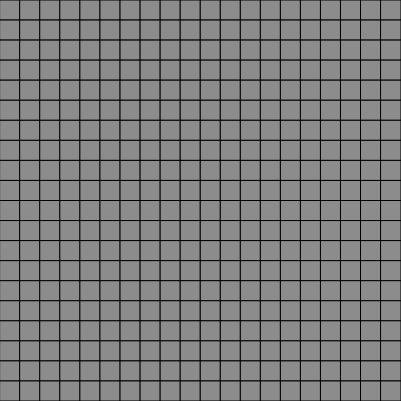
Frame 1 (no input)
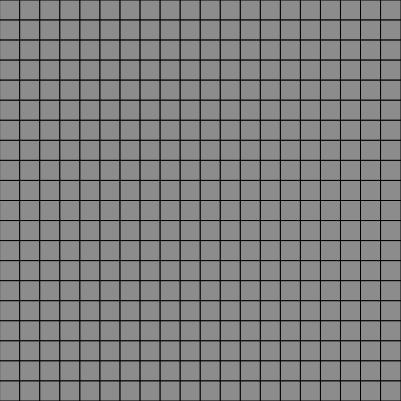
Frame 60 (no input)
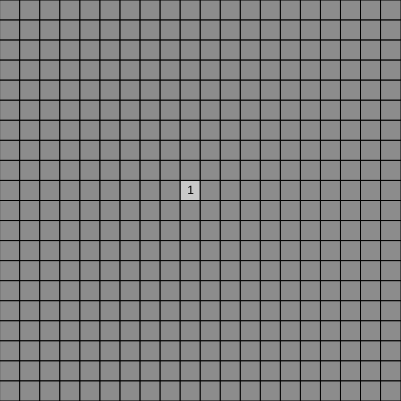
Frame 120 (the mouse pressed at the canvas centre since frame 60)

The p5.js sketch that drew these frames (run headless with seeded random() and noise() and a simulated clock; from frame 60 on, the mouse is pressed at the canvas centre):

// p5.js sketch
// ── sketch.js
const rows = 20;
const cols = 20;
let w;
let board;

function setup() {
	createCanvas(401, 401);
	w = width / cols;
	board = new Board();
}

function draw() {
	board.show();
}

function mousePressed() {
	const index = indexFromXY(mouseX, mouseY);
	if (index) {
		board.reveal(index.i, index.j);
	}
}

const indexFromXY = (x, y) => {
	const i = floor(x / w);
	const j = floor(y / w);

	if (i < 0 || i > rows || j < 0 || j > cols) {
		return null;
	}
	return { i, j };
};

// ── board.js
class Board {
	constructor() {
		this.state = [];
		this.fillCells();
		this.distributeMines(40);
		this.fillCellNeighborValues();
	}

	fillCells() {
		this.state = new Array(rows).fill(0).map(() => new Array(cols).fill(0));

		for (let i = 0; i < this.state.length; i++) {
			for (let j = 0; j < this.state[i].length; j++) {
				const cell = new Cell(i, j);
				this.state[i][j] = cell;
			}
		}
	}

	show() {
		for (let i = 0; i < this.state.length; i++) {
			for (let j = 0; j < this.state[i].length; j++) {
				this.state[i][j].show();
			}
		}
	}

	fillCellNeighborValues() {
		for (let i = 0; i < this.state.length; i++) {
			for (let j = 0; j < this.state[i].length; j++) {
				let mines = 0;
				// top
				if (j > 0) {
					if (this.state[i][j - 1].isMine) {
						mines++;
					}
				}
				// right
				if (i < rows - 1) {
					if (this.state[i + 1][j].isMine) {
						mines++;
					}
				}
				// bottom
				if (j < cols - 1) {
					if (this.state[i][j + 1].isMine) {
						mines++;
					}
				}
				// left
				if (i > 0) {
					if (this.state[i - 1][j].isMine) {
						mines++;
					}
				}

				// top left
				if (i > 0 && j > 0) {
					if (this.state[i - 1][j - 1].isMine) {
						mines++;
					}
				}
				// top right
				if (i < cols - 1 && j > 0) {
					if (this.state[i + 1][j - 1].isMine) {
						mines++;
					}
				}
				// bottom right
				if (i < cols - 1 && j < rows - 1) {
					if (this.state[i + 1][j + 1].isMine) {
						mines++;
					}
				}

				// bottom right
				if (i > 0 && j < cols - 1) {
					if (this.state[i - 1][j + 1].isMine) {
						mines++;
					}
				}
				this.state[i][j].mineNeighbors = mines;
			}
		}
	}

	distributeMines(num) {
		if (num > this.state.length * this.state[0].length || num < 0) {
			return "invalid number";
		}
		const possibilities = [];

		for (let i = 0; i < this.state.length; i++) {
			for (let j = 0; j < this.state[i].length; j++) {
				possibilities.push({ i, j });
			}
		}

		for (let i = 0; i < num; i++) {
			const randCell = random(possibilities);
			this.state[randCell.i][randCell.j].isMine = true;

			// remove from array
			const index = possibilities.indexOf(randCell);
			if (index > -1) {
				possibilities.splice(index, 1);
			}
		}
	}

	reveal(i, j) {
		if (this.state[i][j].isRevealed) {
			return;
		}
		this.state[i][j].isRevealed = true;
		if (this.state[i][j].mineNeighbors === 0) {
			// top
			if (j > 0) {
				const top = this.state[i][j - 1];
				if (!top.isMine) {
					if (top.mineNeighbors === 0) {
						this.reveal(i, j - 1);
					}

					top.isRevealed = true;
				}
			}

			// right
			if (i < cols - 1) {
				const right = this.state[i + 1][j];
				if (!right.isMine) {
					if (right.mineNeighbors === 0) {
						this.reveal(i + 1, j);
					}

					right.isRevealed = true;
				}
			}

			// bottom
			if (j < rows - 1) {
				const bottom = this.state[i][j + 1];
				if (!bottom.isMine) {
					if (bottom.mineNeighbors === 0) {
						this.reveal(i, j + 1);
					}

					bottom.isRevealed = true;
				}
			}

			// left
			if (i > 0) {
				const left = this.state[i - 1][j];
				if (!left.isMine) {
					if (left.mineNeighbors === 0) {
						this.reveal(i - 1, j);
					}

					left.isRevealed = true;
				}
			}
		}
	}
}

// ── cell.js
class Cell {
	constructor(i, j) {
		this.isRevealed = false;
		this.isMine = false;
		this.index = { i, j };
		this.mineNeighbors = 0;
	}

	show() {
		const x = this.index.i * w;
		const y = this.index.j * w;

		fill(140);
		if (this.isRevealed) {
			fill(200);
		}
		rect(x, y, w, w);

		if (this.isMine && this.isRevealed) {
			fill(0);
			ellipse(x + w / 2, y + w / 2, w / 2, w / 2);
		}

		if (!this.isMine && this.isRevealed) {
			if (this.mineNeighbors > 0) {
				fill(0);
				textAlign(CENTER, CENTER);
				text(this.mineNeighbors, x + w / 2, y + w / 2);
			}
		}
	}
}
